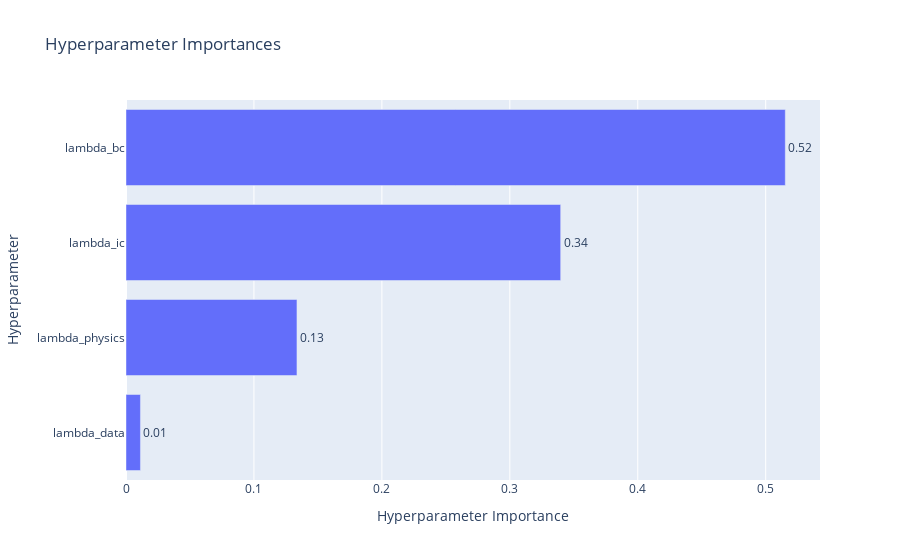

Notebook cell for this chart:
### Code cell
optuna.visualization.plot_param_importances(study_lambdas)

### Figure 1 — Plotly figure (JSON) as saved in the notebook; plotly's stock layout.template omitted (floating-point values rounded to 4 significant figures)
{"data": [{"cliponaxis": false, "hovertemplate": ["lambda_data (FloatDistribution): 0.011293352091956652<extra></extra>", "lambda_physics (FloatDistribution): 0.13362292861785807<extra></extra>", "lambda_ic (FloatDistribution): 0.33975931468862874<extra></extra>", "lambda_bc (FloatDistribution): 0.5153244046015565<extra></extra>"], "name": "Objective Value", "orientation": "h", "text": ["0.01", "0.13", "0.34", "0.52"], "textposition": "outside", "type": "bar", "x": [0.01129, 0.1336, 0.3398, 0.5153], "y": ["lambda_data", "lambda_physics", "lambda_ic", "lambda_bc"]}], "layout": {"title": {"text": "Hyperparameter Importances"}, "xaxis": {"title": {"text": "Hyperparameter Importance"}}, "yaxis": {"title": {"text": "Hyperparameter"}}}}
